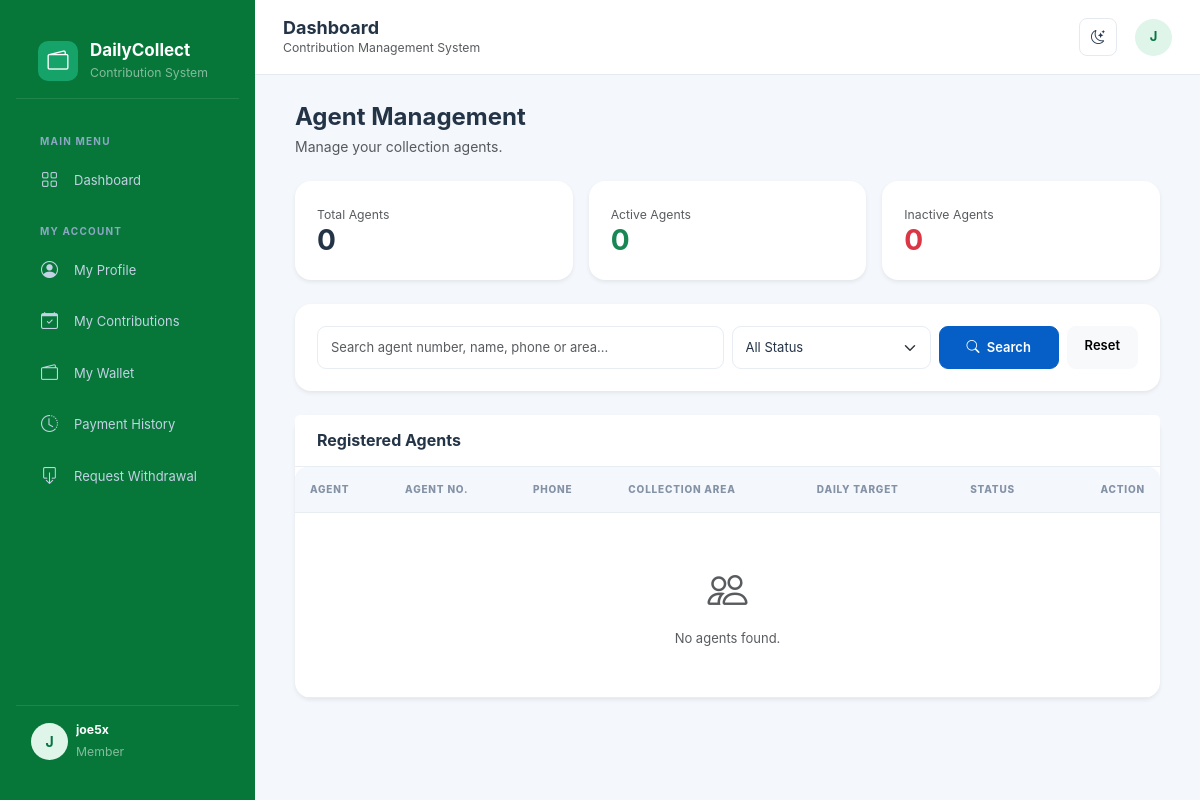
Page /agents/ (signed in) on the committed database.
### accounts/models.py (models this page shows, shortened)
class User(AbstractUser):
    class Role(models.TextChoices):
        ADMIN = 'ADMIN', 'Administrator'
        MANAGER = 'MANAGER', 'Manager'
        SUPERVISOR = 'SUPERVISOR', 'Supervisor'
        AGENT = 'AGENT', 'Collection Agent'
        ACCOUNTANT = 'ACCOUNTANT', 'Accountant'
        MEMBER = 'MEMBER', 'Member'
    email = models.EmailField(unique=True)
    phone = models.CharField(max_length=20, blank=True)
    role = models.CharField(
        max_length=20,
        choices=Role.choices,
        default=Role.MEMBER
    )
    is_active = models.BooleanField(default=True)
    created_at = models.DateTimeField(auto_now_add=True)
    updated_at = models.DateTimeField(auto_now=True)

### agents/views.py (the view, shortened to what this page needs)
# urls.py: path('', views.agent_list, name='agent_list'),
@login_required
@role_required(User.Role.ADMIN, User.Role.MANAGER)
def agent_list(request):
    agents = Agent.objects.select_related('user').all()
    search = request.GET.get('q', '').strip()
    status = request.GET.get('status', '').strip()
    if status in dict(Agent.Status.choices):
        agents = agents.filter(status=status)
    total_agents = Agent.objects.count()
    active_agents = Agent.objects.filter(
        status=Agent.Status.ACTIVE
    ).count()
    inactive_agents = Agent.objects.filter(
        status=Agent.Status.INACTIVE
    ).count()
    paginator = Paginator(agents, 15)
    page_obj = paginator.get_page(request.GET.get('page'))
    context = {
        'page_obj': page_obj,
        'search': search,
        'selected_status': status,
        'status_choices': Agent.Status.choices,
        'total_agents': total_agents,
        'active_agents': active_agents,
        'inactive_agents': inactive_agents,
    }
    return render(request, 'agents/agent_list.html', context)

### templates/agents/agent_list.html (shortened to what this page needs)
{% extends 'base.html' %}
{% block content %}
<div class="container-fluid">
    <div class="d-flex justify-content-between align-items-center mb-4">
        <div>
            <h4 class="fw-bold mb-1">Agent Management</h4>
            <p class="text-muted mb-0">
                Manage your collection agents.
            </p>
        </div>
    </div>
    <div class="row g-3 mb-4">
        <div class="col-md-4">
            <div class="card border-0 shadow-sm">
                <div class="card-body">
                    <small class="text-muted">Total Agents</small>
                    <h3 class="fw-bold mb-0">{{ total_agents }}</h3>
                </div>
            </div>
        </div>
        <div class="col-md-4">
            <div class="card border-0 shadow-sm">
                <div class="card-body">
                    <small class="text-muted">Active Agents</small>
                    <h3 class="fw-bold text-success mb-0">
                        {{ active_agents }}
                    </h3>
                </div>
            </div>
        </div>
        <div class="col-md-4">
            <div class="card border-0 shadow-sm">
                <div class="card-body">
                    <small class="text-muted">Inactive Agents</small>
                    <h3 class="fw-bold text-danger mb-0">
                        {{ inactive_agents }}
                    </h3>
                </div>
            </div>
        </div>
    </div>
    <div class="card border-0 shadow-sm mb-4">
        <div class="card-body">
            <form method="GET" class="row g-2">
                <div class="col-md-6">
                    <input type="text"
                           name="q"
                           class="form-control"
                           placeholder="Search agent number, name, phone or area..."
                           value="{{ search }}">
                </div>
                <div class="col-md-3">
                    <select name="status" class="form-select">
                        <option value="">All Status</option>
                    </select>
                </div>
                <div class="col-md-3 d-flex gap-2">
                    <button class="btn btn-primary flex-fill">
                        <i class="bi bi-search me-1"></i> Search
                    </button>
                    <a href="{% url 'agents:agent_list' %}"
                       class="btn btn-light">
                        Reset
                    </a>
                </div>
            </form>
        </div>
    </div>
    <div class="card border-0 shadow-sm">
        <div class="card-header bg-white py-3">
            <h6 class="fw-bold mb-0">Registered Agents</h6>
        </div>
        <div class="table-responsive">
            <table class="table table-hover align-middle mb-0">
                <thead class="table-light">
                    <tr>
                        <th>Agent</th>
                        <th>Agent No.</th>
                        <th>Phone</th>
                        <th>Collection Area</th>
                        <th>Daily Target</th>
                        <th>Status</th>
                        <th class="text-end">Action</th>
                    </tr>
                </thead>
                <tbody>
                    {% for agent in page_obj %}
                    <tr>
                        <td>
                            <div class="fw-semibold">
                                {{ agent.full_name }}
                            </div>
                            <small class="text-muted">
                                {{ agent.user.email }}
                            </small>
                        </td>
                        <td>{{ agent.agent_no }}</td>
                        <td>{{ agent.phone }}</td>
                        <td>{{ agent.collection_area }}</td>
                        <td>
                            ₦{{ agent.daily_target|floatformat:2 }}
                        </td>
                        <td>
                            {% if agent.status == 'ACTIVE' %}
                                <span class="badge bg-success-subtle text-success">
                                    Active
                                </span>
                            {% else %}
                                <span class="badge bg-danger-subtle text-danger">
                                    Inactive
                                </span>
                            {% endif %}
                        </td>
                        <td class="text-end">
                            <a href="{% url 'agents:agent_detail' agent.pk %}"
                               class="btn btn-sm btn-outline-primary">
                                <i class="bi bi-eye me-1"></i> View
                            </a>
                        </td>
                    </tr>
                    {% empty %}
                    <tr>
                        <td colspan="7" class="text-center py-5">
                            <i class="bi bi-people fs-1 text-muted"></i>
                            <p class="text-muted mt-2 mb-0">
                                No agents found.
                            </p>
                        </td>
                    </tr>
                    {% endfor %}
                </tbody>
            </table>
        </div>
    </div>
</div>
{% endblock %}

### templates/base.html (shortened to what this page needs)
{% load static %}
<!DOCTYPE html>
<html lang="en" data-bs-theme="light">
<head>
    <link href="https://cdn.jsdelivr.net/npm/bootstrap@5.3.3/dist/css/bootstrap.min.css" rel="stylesheet">
    <link href="https://cdn.jsdelivr.net/npm/bootstrap-icons@1.11.3/font/bootstrap-icons.css" rel="stylesheet">
    <link rel="stylesheet"
      href="{% static 'css/style.css' %}">
</head>
<body>
{% if request.user.is_authenticated %}
<aside class="sidebar" id="sidebar">
    <div class="brand">
        <div class="brand-icon">
            <i class="bi bi-wallet2 text-white"></i>
        </div>
        <div>
            <h5 class="brand-name">DailyCollect</h5>
            <small class="text-white-50">Contribution System</small>
        </div>
    </div>
<div class="sidebar-menu">
    <div class="menu-label">Main Menu</div>
    <a href="{% url 'dashboard' %}" class="sidebar-link">
        <i class="bi bi-grid"></i> Dashboard
    </a>
    {% if request.user.role == 'ADMIN' %}
        <div class="menu-label">Administration</div>
        <a href="{% url 'agents:agent_create' %}" class="sidebar-link">
            <i class="bi bi-person-plus"></i> Register Agent
        </a>
        <a href="{% url 'accounts:user_list' %}" class="sidebar-link">
            <i class="bi bi-people"></i> User Management
        </a>
        <a href="{% url 'agents:agent_list' %}" class="sidebar-link">
            <i class="bi bi-people"></i> Agent Management
        </a>
        <a href="{% url 'members:member_list' %}" class="sidebar-link">
            <i class="bi bi-person-vcard"></i> Members
        </a>
        <a href="#" class="sidebar-link">
            <i class="bi bi-person-badge"></i> Collection Agents
        </a>
        <div class="menu-label">Contribution Management</div>
        <a href="{% url 'contributions:plan_list' %}" class="sidebar-link">
            <i class="bi bi-calendar-check"></i> Contribution Plans
        </a>
        <a href="{% url 'contributions:enrollment_list' %}"
            class="sidebar-link">
            <i class="bi bi-person-check"></i>Member Enrolments
        </a>
        <a href="{% url 'collections:collection_list' %}" class="sidebar-link">
            <i class="bi bi-cash-stack"></i> Daily Collections
        </a>
        <a href="#" class="sidebar-link">
            <i class="bi bi-wallet"></i> Member Wallets
        </a>
        <a href="#" class="sidebar-link">
            <i class="bi bi-box-arrow-down"></i> Withdrawals
        </a>
        <a href="{% url 'wallets:wallet_list' %}" class="nav-link">
            <i class="bi bi-wallet2"></i>Wallet Management
        </a>
        <div class="menu-label">Finance & Reports</div>
        <a href="#" class="sidebar-link">
            <i class="bi bi-arrow-left-right"></i> Transactions
        </a>
        <a href="#" class="sidebar-link">
            <i class="bi bi-receipt"></i> Expenses
        </a>
        <a href="#" class="sidebar-link">
            <i class="bi bi-graph-up-arrow"></i> Reports
        </a>
        <div class="menu-label">System</div>
        <a href="{% url 'accounts:change_password' %}" class="sidebar-link">
            <i class="bi bi-shield-lock"></i> Change Password
        </a>
    {% elif request.user.role == 'MEMBER' %}
        <div class="menu-label">My Account</div>
        <a href="{% url 'accounts:profile' %}" class="sidebar-link">
            <i class="bi bi-person-circle"></i> My Profile
        </a>
        <a href="#" class="sidebar-link">
            <i class="bi bi-calendar-check"></i> My Contributions
        </a>
        <a href="#" class="sidebar-link">
            <i class="bi bi-wallet2"></i> My Wallet
        </a>
        <a href="#" class="sidebar-link">
            <i class="bi bi-clock-history"></i> Payment History
        </a>
        <a href="#" class="sidebar-link">
            <i class="bi bi-box-arrow-down"></i> Request Withdrawal
        </a>
    {% endif %}
</div>
    <div class="sidebar-footer">
        <div class="d-flex align-items-center gap-2">
            <div class="user-avatar">
                {{ request.user.username|first|upper }}
            </div>
            <div class="flex-grow-1 overflow-hidden">
                <div class="text-white small fw-bold text-truncate">
                    {{ request.user.get_full_name|default:request.user.username }}
                </div>
                <small class="text-white-50">
                    {{ request.user.get_role_display }}
                </small>
            </div>
        </div>
    </div>
</aside>
<div class="main-wrapper">
    <header class="topbar">
        <div class="d-flex align-items-center gap-3">
            <div>
                <h5 class="topbar-title">
                    {% block page_title %}Dashboard{% endblock %}
                </h5>
                <small class="text-muted d-none d-sm-block">
                    Contribution Management System
                </small>
            </div>
        </div>
        <div class="topbar-actions">
            <button class="icon-btn" id="themeToggle"
                    title="Toggle theme">
                <i class="bi bi-moon-stars" id="themeIcon"></i>
            </button>
            <div class="dropdown">
                <button class="btn p-0 border-0"
                        data-bs-toggle="dropdown">
                    <div class="user-avatar">
                        {{ request.user.username|first|upper }}
                    </div>
                </button>
            </div>
        </div>
    </header>
    <main class="page-content">
        {% block content %}
        {% endblock %}
    </main>
</div>
{% else %}
    {% block auth_content %}{% endblock %}
{% endif %}
</body>
</html>

### rows in the picture
User: user.username|first "J", user.get_full_name "joe5x", user.role "Member"

### other values in the picture
{{ total_agents }} "0"
{{ active_agents }} "0"
{{ inactive_agents }} "0"
